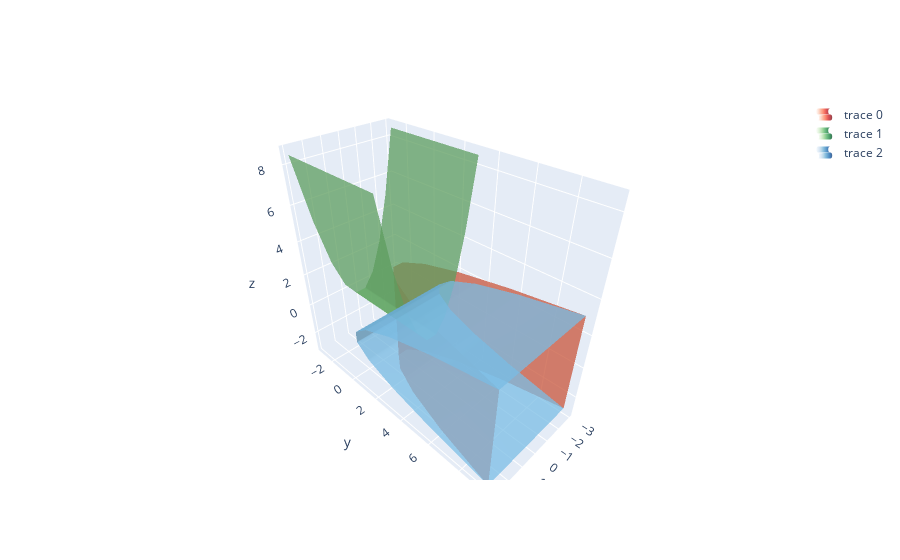

Notebook code for this chart:
### Code cell
res = 10
delta = 0.5
x, z = np.mgrid[-3:3:res*1j,-3:3:res*1j]
y = x**2 + delta


fig= go.Figure()
#ax.plot_surface(x, y, z, color="red", cstride=1, rstride=1)
fig.add_trace(go.Surface(x=x, y=y, z=z, opacity=0.75, showscale=False, surfacecolor=np.ones_like(z),colorscale='reds',showlegend=True))

if 1:
    y, x = np.mgrid[-3:3:res*1j,-3:3:res*1j]
    z = x**2 - delta
    
    #ax.plot_surface(x, y, z, color="green", cstride=1, rstride=1)
    fig.add_trace(go.Surface(x=x, y=y, z=z, opacity=0.75, showscale=False, surfacecolor=np.ones_like(z),colorscale='greens',showlegend=True))

if 1:
    x, z = np.mgrid[-3:3:res*1j,-3:3:res*1j]
    y = z**2 + delta
    
    #ax.plot_surface(x, y, z, color="blue", cstride=1, rstride=1)
    fig.add_trace(go.Surface(x=x, y=y, z=z, opacity=0.75, showscale=False, surfacecolor=np.ones_like(z),colorscale='blues', showlegend=True))
fig.show()
